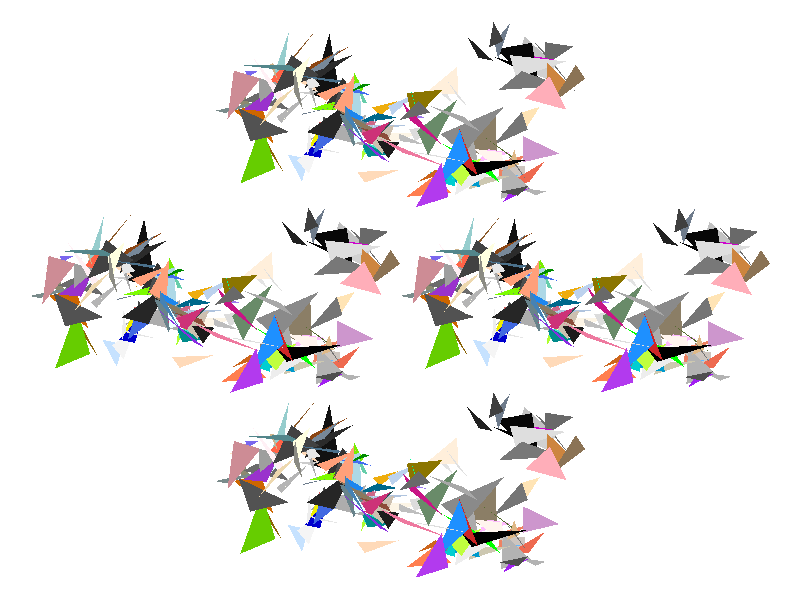

Here is the R script that generated this plot:
set.seed(829)
x <- rnorm(3)
y <- rnorm(3)
for (i in 1:150) {
  x <- c(x, NA, rnorm(3, tail(x, 1)))
  y <- c(y, NA, rnorm(3, tail(y, 1)))
}
x <- c(x, NA)
y <- c(y, NA)
xr <- diff(range(x, na.rm = TRUE))
yr <- diff(range(y, na.rm = TRUE))
x <- c(x, x + xr, x + xr / 2, x + xr / 2)
y <- c(y, y, y + yr, y - yr)
par(mar = rep(0, 4))
plot(x, y, type = "n", ann = FALSE, axes = FALSE)
polygon(x, y, col = sample(colors(), 151), border = NA)
